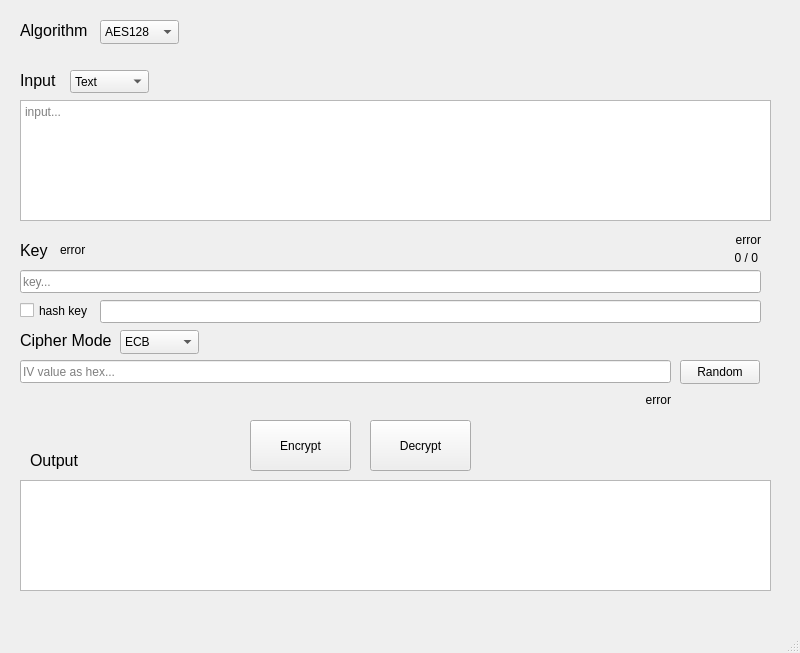
<?xml version="1.0" encoding="UTF-8"?>
<ui version="4.0">
 <class>MainWindow</class>
 <widget class="QMainWindow" name="MainWindow">
  <property name="geometry">
   <rect>
    <x>0</x>
    <y>0</y>
    <width>800</width>
    <height>653</height>
   </rect>
  </property>
  <property name="windowTitle">
   <string>MainWindow</string>
  </property>
  <widget class="QWidget" name="centralwidget">
   <widget class="QPushButton" name="encrypt_btn">
    <property name="geometry">
     <rect>
      <x>250</x>
      <y>420</y>
      <width>101</width>
      <height>51</height>
     </rect>
    </property>
    <property name="text">
     <string>Encrypt</string>
    </property>
   </widget>
   <widget class="QPushButton" name="decrypt_btn">
    <property name="geometry">
     <rect>
      <x>370</x>
      <y>420</y>
      <width>101</width>
      <height>51</height>
     </rect>
    </property>
    <property name="text">
     <string>Decrypt</string>
    </property>
   </widget>
   <widget class="QPlainTextEdit" name="input_textbox">
    <property name="geometry">
     <rect>
      <x>20</x>
      <y>100</y>
      <width>751</width>
      <height>121</height>
     </rect>
    </property>
    <property name="placeholderText">
     <string>input...</string>
    </property>
   </widget>
   <widget class="QLineEdit" name="key_textbox">
    <property name="geometry">
     <rect>
      <x>20</x>
      <y>270</y>
      <width>741</width>
      <height>23</height>
     </rect>
    </property>
    <property name="placeholderText">
     <string>key...</string>
    </property>
   </widget>
   <widget class="QLabel" name="input_label">
    <property name="geometry">
     <rect>
      <x>20</x>
      <y>70</y>
      <width>41</width>
      <height>20</height>
     </rect>
    </property>
    <property name="font">
     <font>
      <pointsize>12</pointsize>
     </font>
    </property>
    <property name="text">
     <string>Input</string>
    </property>
   </widget>
   <widget class="QLabel" name="label_2">
    <property name="geometry">
     <rect>
      <x>20</x>
      <y>240</y>
      <width>41</width>
      <height>20</height>
     </rect>
    </property>
    <property name="font">
     <font>
      <pointsize>12</pointsize>
     </font>
    </property>
    <property name="text">
     <string>Key</string>
    </property>
   </widget>
   <widget class="QPlainTextEdit" name="output_textbox">
    <property name="geometry">
     <rect>
      <x>20</x>
      <y>480</y>
      <width>751</width>
      <height>111</height>
     </rect>
    </property>
    <property name="readOnly">
     <bool>true</bool>
    </property>
   </widget>
   <widget class="QLabel" name="output_label">
    <property name="geometry">
     <rect>
      <x>30</x>
      <y>450</y>
      <width>61</width>
      <height>20</height>
     </rect>
    </property>
    <property name="font">
     <font>
      <pointsize>12</pointsize>
     </font>
    </property>
    <property name="text">
     <string>Output</string>
    </property>
   </widget>
   <widget class="QLabel" name="key_err_label">
    <property name="geometry">
     <rect>
      <x>60</x>
      <y>240</y>
      <width>431</width>
      <height>20</height>
     </rect>
    </property>
    <property name="text">
     <string>error</string>
    </property>
    <property name="alignment">
     <set>Qt::AlignLeading|Qt::AlignLeft|Qt::AlignVCenter</set>
    </property>
   </widget>
   <widget class="QLabel" name="input_err_label">
    <property name="geometry">
     <rect>
      <x>560</x>
      <y>230</y>
      <width>201</width>
      <height>20</height>
     </rect>
    </property>
    <property name="text">
     <string>error</string>
    </property>
    <property name="alignment">
     <set>Qt::AlignRight|Qt::AlignTrailing|Qt::AlignVCenter</set>
    </property>
   </widget>
   <widget class="QComboBox" name="input_comboBox">
    <property name="geometry">
     <rect>
      <x>70</x>
      <y>70</y>
      <width>79</width>
      <height>23</height>
     </rect>
    </property>
    <item>
     <property name="text">
      <string>Text</string>
     </property>
    </item>
    <item>
     <property name="text">
      <string>Hex</string>
     </property>
    </item>
   </widget>
   <widget class="QLabel" name="key_size_label">
    <property name="geometry">
     <rect>
      <x>700</x>
      <y>250</y>
      <width>58</width>
      <height>16</height>
     </rect>
    </property>
    <property name="text">
     <string>0 / 0</string>
    </property>
    <property name="alignment">
     <set>Qt::AlignRight|Qt::AlignTrailing|Qt::AlignVCenter</set>
    </property>
   </widget>
   <widget class="QLabel" name="algo_label">
    <property name="geometry">
     <rect>
      <x>20</x>
      <y>20</y>
      <width>81</width>
      <height>20</height>
     </rect>
    </property>
    <property name="font">
     <font>
      <pointsize>12</pointsize>
     </font>
    </property>
    <property name="text">
     <string>Algorithm</string>
    </property>
   </widget>
   <widget class="QComboBox" name="algo_comboBox">
    <property name="geometry">
     <rect>
      <x>100</x>
      <y>20</y>
      <width>79</width>
      <height>24</height>
     </rect>
    </property>
    <item>
     <property name="text">
      <string>AES128</string>
     </property>
    </item>
    <item>
     <property name="text">
      <string>Caeser</string>
     </property>
    </item>
    <item>
     <property name="text">
      <string>Playfair</string>
     </property>
    </item>
    <item>
     <property name="text">
      <string>DES</string>
     </property>
    </item>
    <item>
     <property name="text">
      <string>3DES 2key</string>
     </property>
    </item>
    <item>
     <property name="text">
      <string>3DES 3key</string>
     </property>
    </item>
   </widget>
   <widget class="QLineEdit" name="iv_textbox">
    <property name="geometry">
     <rect>
      <x>20</x>
      <y>360</y>
      <width>651</width>
      <height>23</height>
     </rect>
    </property>
    <property name="placeholderText">
     <string>IV value as hex...</string>
    </property>
   </widget>
   <widget class="QPushButton" name="iv_random_btn">
    <property name="geometry">
     <rect>
      <x>680</x>
      <y>360</y>
      <width>80</width>
      <height>24</height>
     </rect>
    </property>
    <property name="text">
     <string>Random</string>
    </property>
   </widget>
   <widget class="QLabel" name="c_mode_label">
    <property name="geometry">
     <rect>
      <x>20</x>
      <y>330</y>
      <width>91</width>
      <height>20</height>
     </rect>
    </property>
    <property name="font">
     <font>
      <pointsize>12</pointsize>
     </font>
    </property>
    <property name="text">
     <string>Cipher Mode</string>
    </property>
   </widget>
   <widget class="QComboBox" name="c_mode_comboBox">
    <property name="geometry">
     <rect>
      <x>120</x>
      <y>330</y>
      <width>79</width>
      <height>24</height>
     </rect>
    </property>
    <item>
     <property name="text">
      <string>ECB</string>
     </property>
    </item>
    <item>
     <property name="text">
      <string>CBC</string>
     </property>
    </item>
    <item>
     <property name="text">
      <string>CTR</string>
     </property>
    </item>
   </widget>
   <widget class="QLabel" name="c_mode_err_label">
    <property name="geometry">
     <rect>
      <x>290</x>
      <y>390</y>
      <width>381</width>
      <height>20</height>
     </rect>
    </property>
    <property name="text">
     <string>error</string>
    </property>
    <property name="alignment">
     <set>Qt::AlignRight|Qt::AlignTrailing|Qt::AlignVCenter</set>
    </property>
   </widget>
   <widget class="QLineEdit" name="key_hash_textbox">
    <property name="geometry">
     <rect>
      <x>100</x>
      <y>300</y>
      <width>661</width>
      <height>23</height>
     </rect>
    </property>
    <property name="readOnly">
     <bool>true</bool>
    </property>
    <property name="placeholderText">
     <string/>
    </property>
   </widget>
   <widget class="QCheckBox" name="key_hash_checkBox">
    <property name="geometry">
     <rect>
      <x>20</x>
      <y>300</y>
      <width>85</width>
      <height>21</height>
     </rect>
    </property>
    <property name="text">
     <string>hash key</string>
    </property>
   </widget>
  </widget>
  <widget class="QMenuBar" name="menubar">
   <property name="geometry">
    <rect>
     <x>0</x>
     <y>0</y>
     <width>800</width>
     <height>20</height>
    </rect>
   </property>
  </widget>
  <widget class="QStatusBar" name="statusbar"/>
 </widget>
 <resources/>
 <connections/>
</ui>
